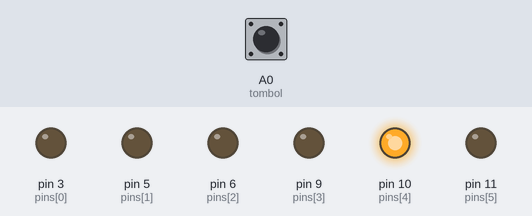
The sketch below on a simulated Arduino Uno, built with avr-gcc and run on an emulated ATmega328P. On the bench: output pins drawn as LEDs (lit = HIGH). Dashed ring = blinking. The inputs (shaded band) are chosen by the test bench; at power-on: A0 (tombol) HIGH.

Above: at 12.7 s.
12.8 s: A0 (tombol) pulled LOW for 3 s
At 13.08 s:
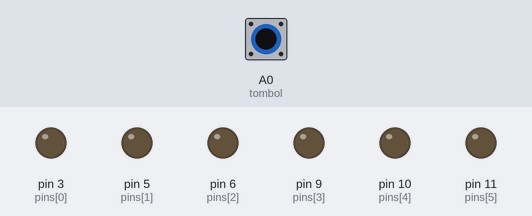
At 14.28 s:
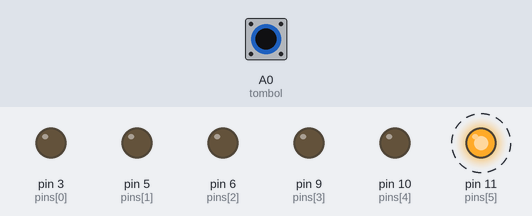
Timing chart, 0 to 30.3 s (numbered marks = the images above; inputs shaded):
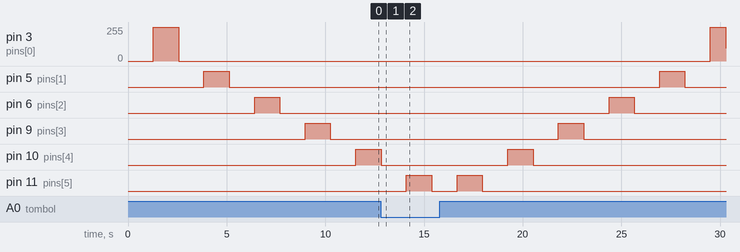

The sketch:

percobaan1-2.ino
```cpp
#define tombol A0

char pinsCount = 6;
int pins[] = {3,5,6,9,10,11};
int val = 0;

void setup() {
  for (int i = 0; i<pinsCount; i++){
    pinMode(pins[i], OUTPUT);
  }
  pinMode(tombol, INPUT_PULLUP);
}

void loop() {
  val = digitalRead(tombol);
  if (val == HIGH){
    for (int i = 0; i < pinsCount; i++){
      for (int j = 0; j <= 255; j++){
        analogWrite(pins[i], j);
        delay(5);
      }
      for (int j = 255; j >= 0; j--){
        analogWrite(pins[i], j);
        delay(5);
      }
    }
  }
  else if (val == LOW){
    for (int i = pinsCount - 1; i >= 0; i--){
      for (int j = 0; j <= 255; j++){
        analogWrite(pins[i], j); delay(5);
      }
      for (int j = 255; j >= 0; j--){
        analogWrite(pins[i], j); delay(5);
      }
    }
  }
}
```

Measured:
- after the input at 12.8 s, pin 3 (pins[0]): stays 0/255 (without the input it goes to 255/255 after 3.9 s); pin 5 (pins[1]): stays LOW (without the input it goes to HIGH after 6.0 s)
- by itself, pin 11 (pins[5]): alternates HIGH for 1.3 s and LOW for 1.3 s, 4 changes in all, then stays LOW
